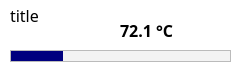
<?xml version="1.0" encoding="UTF-8"?>
<ui version="4.0">
 <class>Form</class>
 <widget class="QWidget" name="Form">
  <property name="geometry">
   <rect>
    <x>0</x>
    <y>0</y>
    <width>240</width>
    <height>70</height>
   </rect>
  </property>
  <property name="windowTitle">
   <string>Form</string>
  </property>
  <property name="styleSheet">
   <string notr="true">QLabel {
	font-family: Poppins;
	font-size: 16px;
}

QWidget {
	background-color: white;
}</string>
  </property>
  <widget class="QLabel" name="nameLbl">
   <property name="geometry">
    <rect>
     <x>10</x>
     <y>5</y>
     <width>201</width>
     <height>21</height>
    </rect>
   </property>
   <property name="text">
    <string>title</string>
   </property>
  </widget>
  <widget class="QProgressBar" name="progressBar">
   <property name="geometry">
    <rect>
     <x>10</x>
     <y>50</y>
     <width>221</width>
     <height>12</height>
    </rect>
   </property>
   <property name="styleSheet">
    <string notr="true">QProgressBar {
    border: 1px solid #bbb;
    background-color: #f3f3f3;
}

QProgressBar::chunk {
    background-color: #00007f;
}
</string>
   </property>
   <property name="value">
    <number>24</number>
   </property>
   <property name="textVisible">
    <bool>false</bool>
   </property>
  </widget>
  <widget class="QLabel" name="valueLbl">
   <property name="geometry">
    <rect>
     <x>120</x>
     <y>20</y>
     <width>111</width>
     <height>21</height>
    </rect>
   </property>
   <property name="styleSheet">
    <string notr="true">font-weight: bold;
background-color: transparent;</string>
   </property>
   <property name="text">
    <string>72.1 °C</string>
   </property>
  </widget>
  <widget class="QLabel" name="warningLbl">
   <property name="geometry">
    <rect>
     <x>10</x>
     <y>26</y>
     <width>21</width>
     <height>21</height>
    </rect>
   </property>
   <property name="text">
    <string/>
   </property>
  </widget>
  <widget class="QLabel" name="stableLbl">
   <property name="geometry">
    <rect>
     <x>40</x>
     <y>26</y>
     <width>21</width>
     <height>21</height>
    </rect>
   </property>
   <property name="text">
    <string/>
   </property>
  </widget>
 </widget>
 <resources/>
 <connections/>
</ui>
